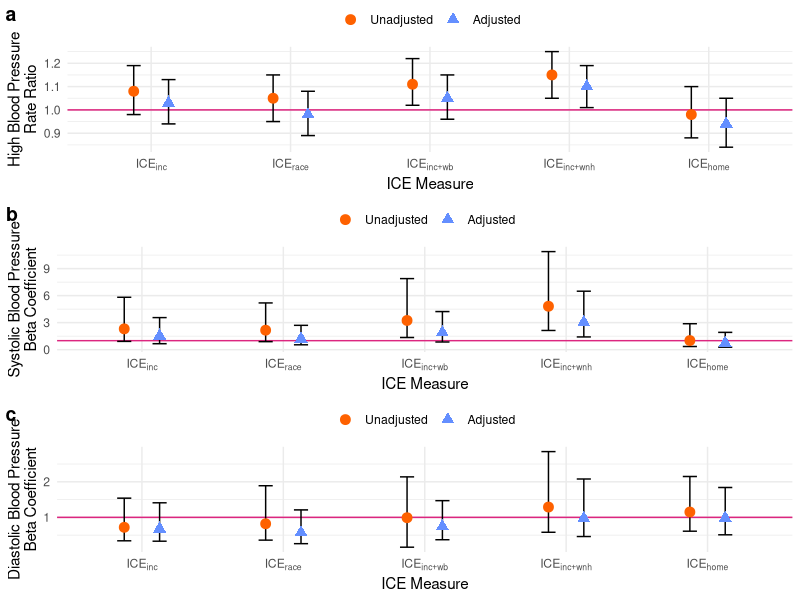

This figure's R source:
require(ggplot2)
require(ggpubr)
require(tidyverse)

point_colors = c("#fe6100", "#648fff")
point_shapes = c(19, 17)
errbar_color = "black"
line_color = "#dc267f"
x_labels = c(
  "0ICEinc" = expression(ICE[inc]),
  "1ICErace" = expression(ICE[race]),
  "2ICEinc+wb" = expression(ICE[inc+wb]),
  "3ICEinc+wnh" = expression(ICE[inc+wnh]),
  "4ICEhome" = expression(ICE[home])
)
# Note: adding \n to a string starts a new line
y_labels = c(
  "hbp" = "High Blood Pressure\nRate Ratio",
  "sbp" = "Systolic Blood Pressure\nBeta Coefficient",
  "dbp" = "Diastolic Blood Pressure\nBeta Coefficient"
)

plot_data = read.csv("point_plot_data.csv") %>%
  mutate(variable = factor(variable)) %>%
  mutate(type = factor(type, levels=c("Unadjusted", "Adjusted")))

make_plot = function(outcome_filter){
  ggplot(filter(plot_data, outcome==outcome_filter), 
         aes(x=variable, y=rr, ymin=l_rr, ymax=u_rr, color=type, shape=type)) +
    # Draw data
    geom_hline(color=line_color, yintercept=1) +
    geom_errorbar(color=errbar_color, position=position_dodge(width=0.5), width=0.2) + 
    geom_point(position=position_dodge(width=0.5), size=3) +
    # Scale asthetics
    scale_color_manual(values=point_colors) +
    scale_shape_manual(values=point_shapes) +
    scale_x_discrete("ICE Measure", labels=x_labels) +
    scale_y_continuous(y_labels[outcome_filter]) +
    # Plot theme
    theme_minimal() +
    theme(legend.margin = margin(),
          legend.position = "top",
          legend.spacing = unit(0, "cm"),
          legend.title = element_blank())
}
  
outcomes = c("hbp", "sbp", "dbp")

combined_plot = ggarrange(plotlist=lapply(outcomes, make_plot), 
                          ncol=1, labels=c("a", "b", "c"))

ggsave("errorbar-multi-plot.png", combined_plot, 
       width=1200, height=2400, units="px", bg="white")
